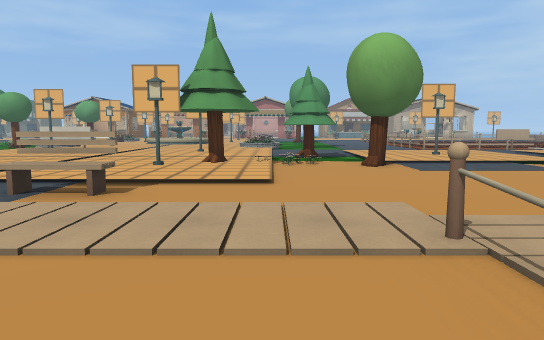
view 1 (above)

24 first-person views from a walk through a 3-D level made in the Godot game engine. The camera is 1.5 m above the floor, tilts 6° down and sees 70° across. Doors that lead somewhere are drawn open, without their leaves. The floor is counted in squares, 2 m on a side. Each view is taken from the middle of a square. On the plan, view 1 faces up. The plan holds only what a view shows up to about 12 squares ahead; the rest is blank. The place goes on beyond the plan. Some surface patterns are stand-ins.

view 2
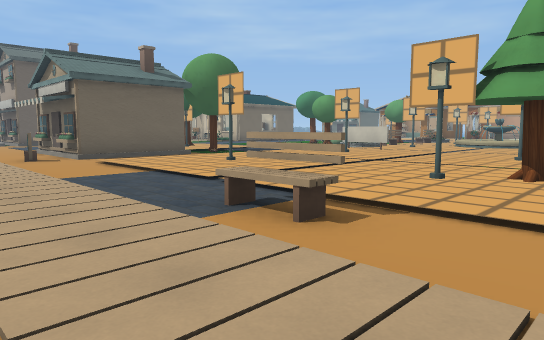

view 3
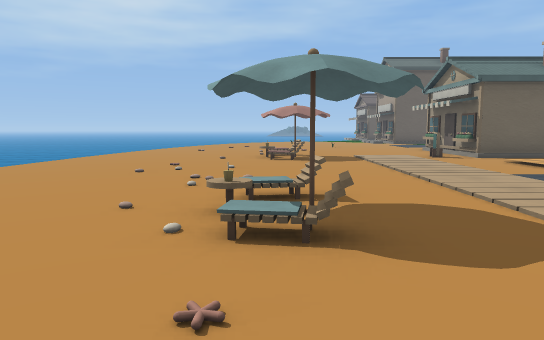

view 4
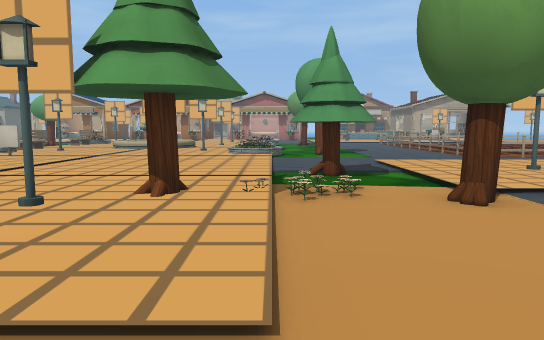

view 5
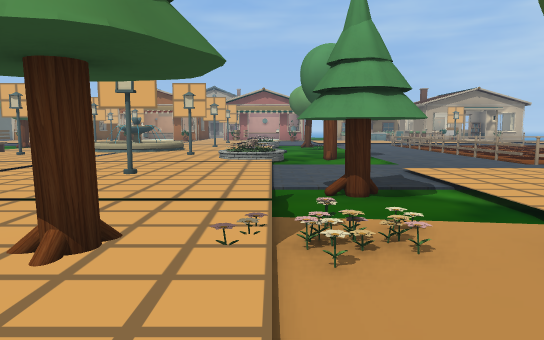

view 6
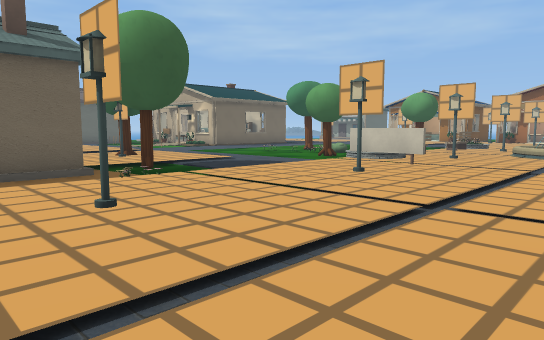

view 7
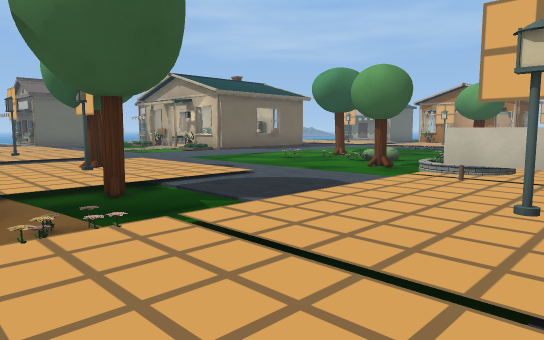

view 8
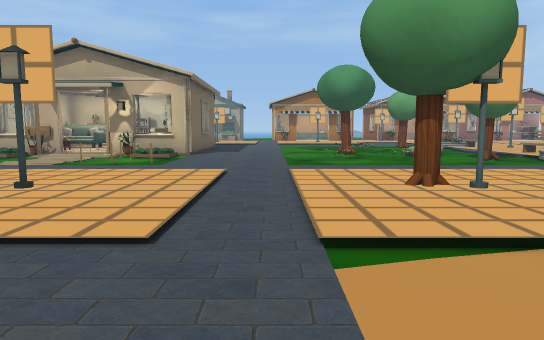

view 9
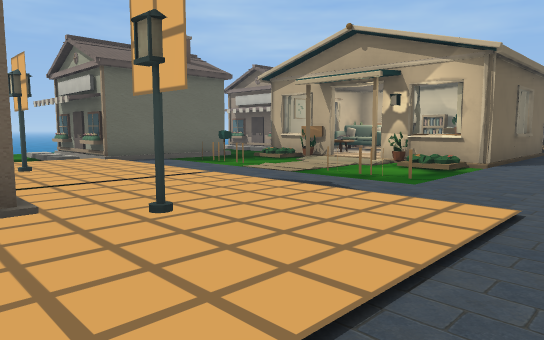

view 10
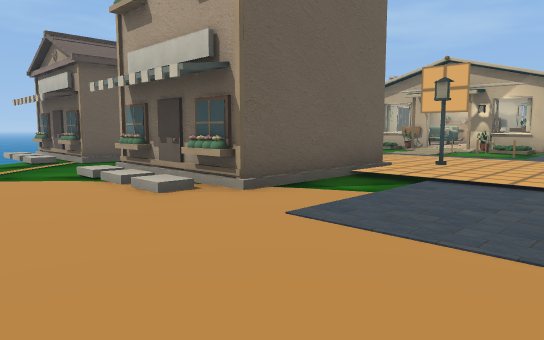

view 11
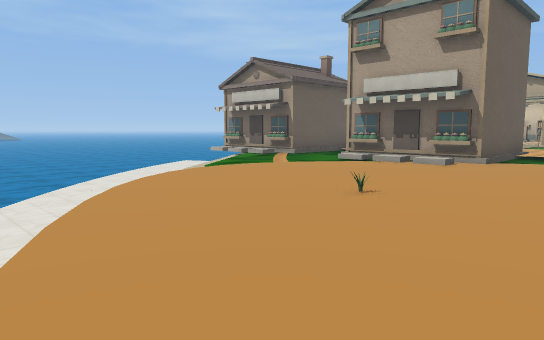

view 12
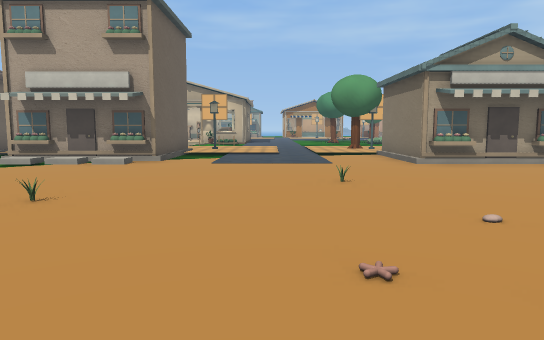

view 13
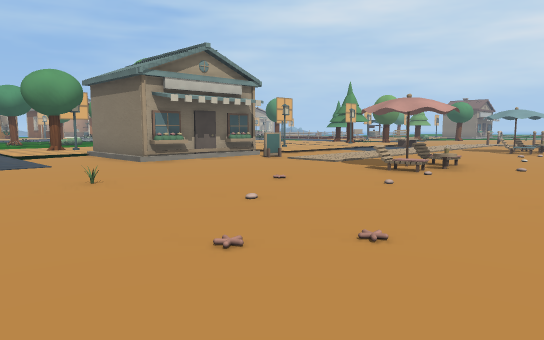

view 14
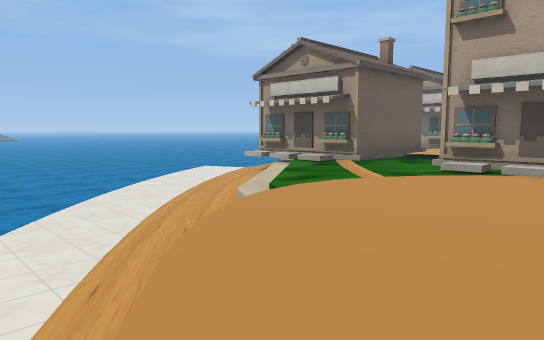

view 15
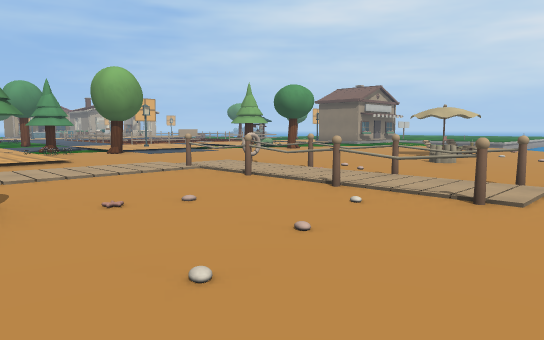

view 16
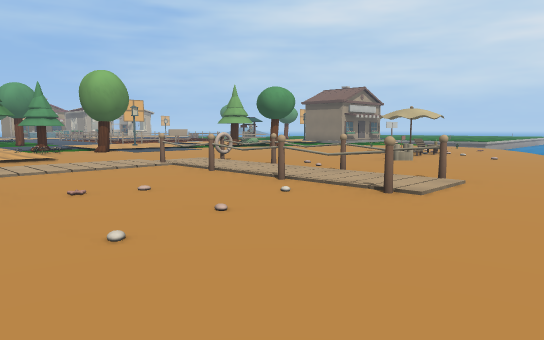

view 17
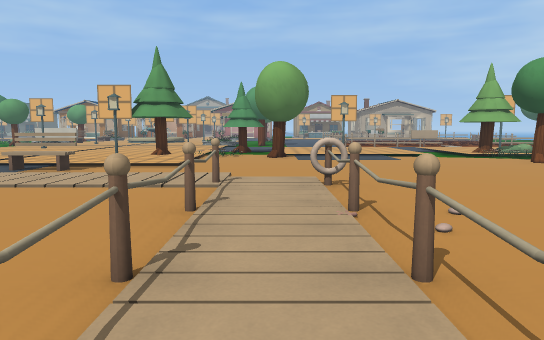

view 18
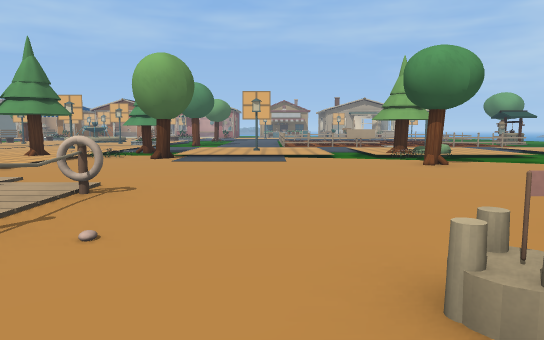

view 19
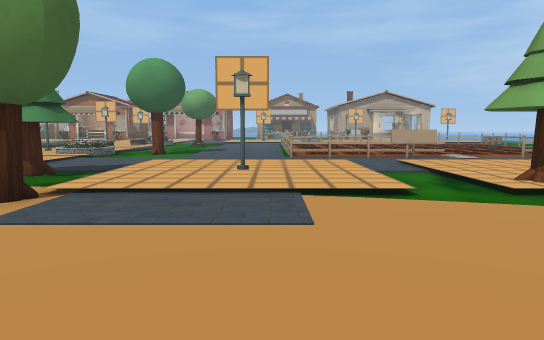

view 20
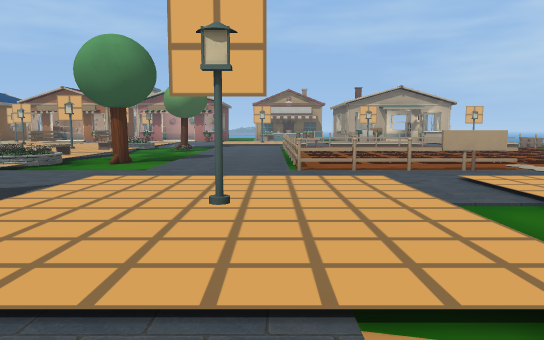

view 21
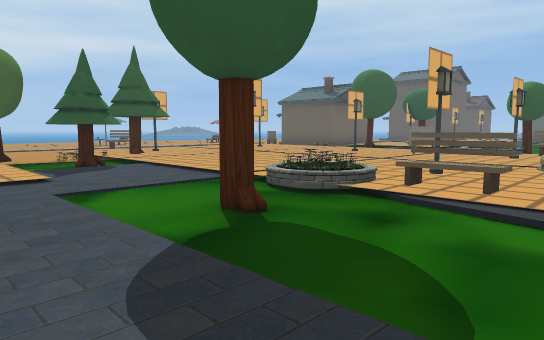

view 22
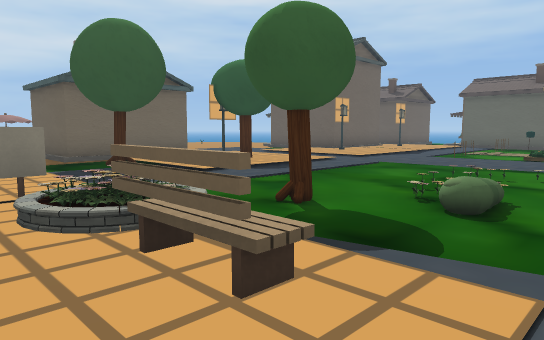

view 23
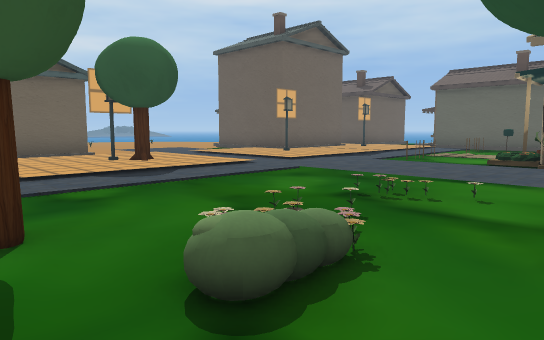

view 24
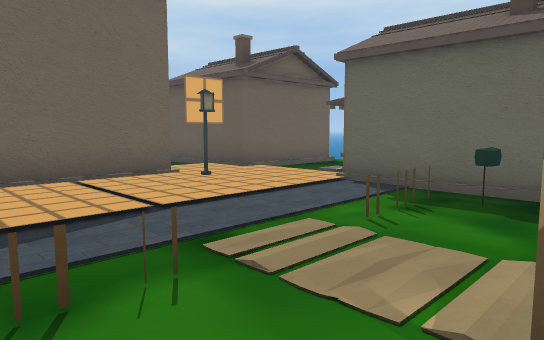

### Floor plan
Key: @ floor where view 1 was taken; # wall or solid block; . main floor; : floor 0.25 m higher than the main floor; - floor 1.5 m lower than the main floor; / step, stairs or slope; D open door; = window, fence, low wall or low ledge; ≈ water the walk keeps out of; ^ raised ledge; T tree; H thing the floor can be seen under or through; F fountain; E desk; O other object.
Columns run from 29 left of view 1 to 8 right of it. Each row starts with its distance up from view 1.
 19      OO: E#.   T....:::≈FF   .....=
 18     #  DDEE.......=.:=:: ≈::=.....=...
 17     .##DD#/........./^::::::^/....=...
 16    #/.............T//#:::::://T...=...
 15    #/#=..=..........//:::::://....=...
 14    #/.............../=#::::///.....#HH
 13 /###/...............:::::::::.........
 12 .///:::::::::.::::..::#::::#:...::::.:
 11  ...:#::::#::.:T::../::::::::/T.:#::./
 10  ///:::::::::.::::T.///::::///..::::./
  9  ###::####:::.::::../:::::::://.::::./
  8    #/.   #...../###//:#:::::T//T.....T
  7    #/.   #...../###//::::::::/........
  6 /###/.####...../###//::::::::/.......T
  5 ////......................##..........
  4 -///...............#..................
  3 --///.................................
  2 ---///........................#.#.....
  1 ≈---///...........##.....##...#.#....#
  0 ≈≈---//...........##.....##..@#.#..=.#
 -1 ≈≈≈---/#......................#.#.....
 -2     ≈--///....................=.=.....
 -3          ///...  .............#.#.....
 -4                  ........ .........
 -5                   =/...   ....

Where each view was taken, in squares from view 1:
view 1: 0 up, 0 right, facing up
view 2: 2 up, 0 right, facing up-left
view 3: 0 up, 0 right, facing left
view 4: 4 up, 0 right, facing up
view 5: 6 up, 0 right, facing up
view 6: 6 up, 3 left, facing up-left
view 7: 8 up, 6 left, facing up-left
view 8: 6 up, 16 left, facing up
view 9: 9 up, 16 left, facing up-left
view 10: 3 up, 16 left, facing up-left
view 11: 3 down, 17 left, facing up-left
view 12: 3 down, 17 left, facing up
view 13: 3 down, 18 left, facing up-right
view 14: 2 down, 20 left, facing up-left
view 15: 4 down, 3 left, facing up-right
view 16: 5 down, 3 left, facing up-right
view 17: 3 down, 2 right, facing up
view 18: 2 down, 5 right, facing up
view 19: 4 up, 5 right, facing up
view 20: 7 up, 5 right, facing up
view 21: 19 up, 4 right, facing down-left
view 22: 19 up, 7 left, facing down-left
view 23: 19 up, 10 left, facing down-left
view 24: 17 up, 19 left, facing down-left
